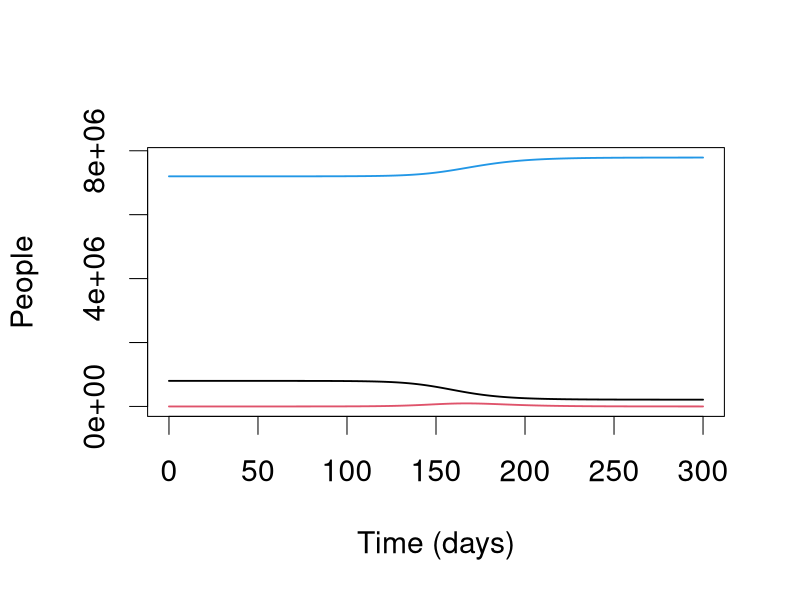

Recreate this plot in R.
	## Measles in London

	## Parameters

	beta <- 1.8 ## [1/day]
	D <- 10 ## (1/γ) [day]

	print(c(R0 = beta*D))

	deltaT <- 0.5 ## [day]

	finTime <- 300 ## [day]

	## State variables

	S <- 8e5 ## People
	I <- 1 ## People
	R <- 8e6 - S

	## Transition rates [people/day]

	times <- seq(0, finTime, by=deltaT)

	Sv <- Iv <- Rv <- Nv <- numeric(0)
	for (i in 1:length(times)){
		N <- S+I+R
		Sv[[i]] <- S
		Iv[[i]] <- I
		Rv[[i]] <- R
		Nv[[i]] <- N

		trans <- beta*S*I/N
		recov <- I/D

		S <- S + (-trans)*deltaT
		I <- I + (trans-recov)*deltaT
		R <- R + (recov)*deltaT
	}

	par (cex=1.8)

	matplot(times, cbind(Sv, Iv, Rv)
		, type = "l", lwd=1.8, lty=1, col=c(1, 2, 4)
		, xlab="Time (days)", ylab="People"
	)

	print(c(S, I, R))
